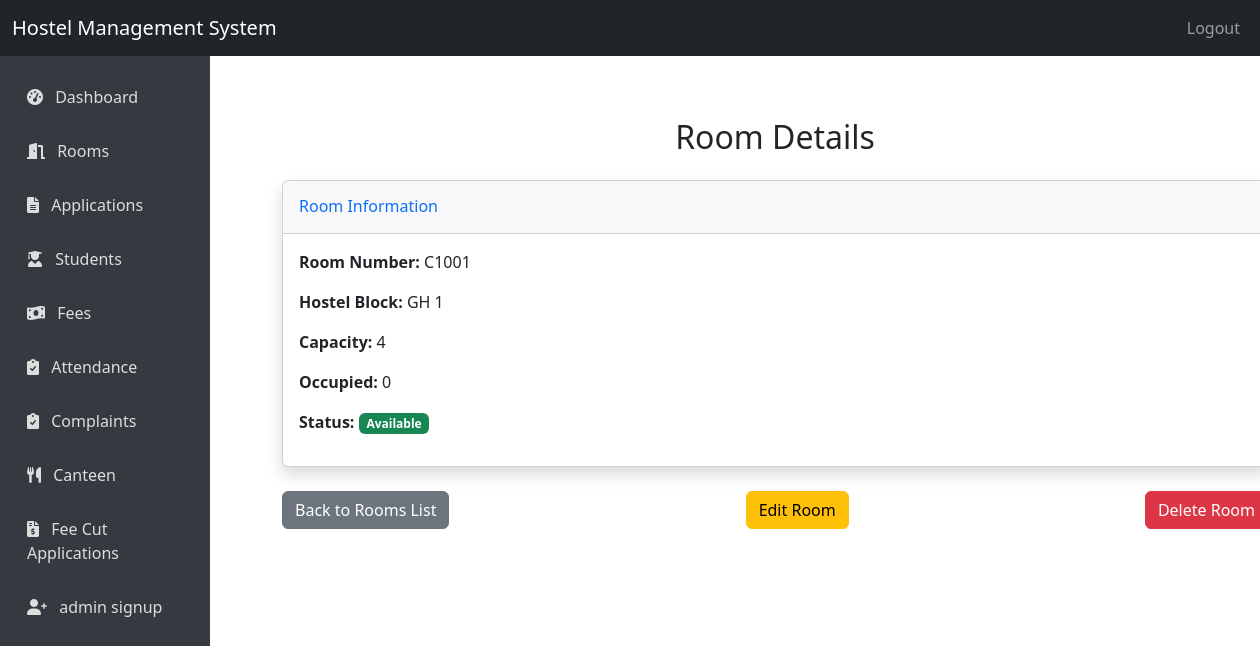
The app's page /admin/room/1 (signed in) with its own data.
### hostel1.11-main/hostel1.0/app.py (models this page shows)
class Room(db.Model):
    id = db.Column(db.Integer, primary_key=True)
    room_number = db.Column(db.String(10), unique=True, nullable=False)
    capacity = db.Column(db.Integer, nullable=False)
    occupied = db.Column(db.Integer, default=0)
    hostel_block = db.Column(db.String(10), nullable=False)
    gender = db.Column(db.String(10), nullable=False)  # 'male' or 'female'
    students = db.relationship('Student', backref='room')

### hostel1.11-main/hostel1.0/app.py (the view)
@app.route('/admin/room/<int:room_id>', methods=['GET'])
def view_rooms(room_id):
    if 'user_id' not in session or session['role'] != 'admin':
        return redirect(url_for('login'))
    room = Room.query.get_or_404(room_id)
    return render_template('admin/view.html', room=room)

### hostel1.11-main/hostel1.0/templates/admin/view.html (shortened to what this page needs)
{% extends "layout.html" %}
{% block content %}
<div class="container mt-5">
    <h2 class="text-center mb-4">Room Details</h2>
    <div class="card shadow mb-4">
        <div class="card-header py-3">
            <h6 class="m-0 font-weight-bold text-primary">Room Information</h6>
        </div>
        <div class="card-body">
            <p><strong>Room Number:</strong> {{ room.room_number }}</p>
            <p><strong>Hostel Block:</strong> {{ room.hostel_block }}</p>
            <p><strong>Capacity:</strong> {{ room.capacity }}</p>
            <p><strong>Occupied:</strong> {{ room.occupied }}</p>
            <p><strong>Status:</strong>
                {% if room.occupied >= room.capacity %}
                    <span class="badge bg-danger">Full</span>
                {% elif room.occupied > 0 %}
                    <span class="badge bg-warning">Partially Occupied</span>
                {% else %}
                    <span class="badge bg-success">Available</span>
                {% endif %}
            </p>
        </div>
    </div>
    <div class="d-flex justify-content-between">
        <a href="{{ url_for('admin_rooms') }}" class="btn btn-secondary">Back to Rooms List</a>
        <a href="{{ url_for('edit_room', room_id=room.id) }}" class="btn btn-warning">Edit Room</a>
        <form action="{{ url_for('delete_room', room_id=room.id) }}" method="POST" style="display:inline;">
            <button type="submit" class="btn btn-danger" onclick="return confirm('Are you sure you want to delete this room?');">Delete Room</button>
        </form>
    </div>
</div>
{% endblock %}

### records on screen
Room: room_number "C1001", hostel_block "GH 1", capacity "4", occupied "0"
